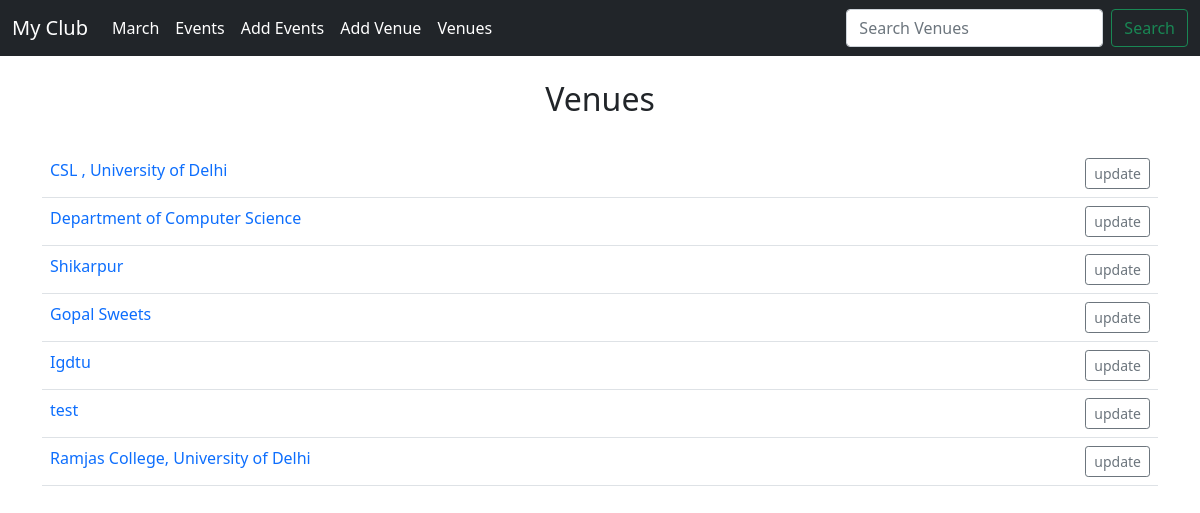
Screenshot of /list_venues with the database file from the repository.
### events/models.py (models this page shows)
class Venue(models.Model):
    name=models.CharField('Venue Name ',max_length=120)
    address=models.CharField('Venue Address ',max_length=120)
    zip_code=models.CharField('Venue zipcode ',max_length=15 ,blank=True)
    phone=models.CharField('Venue Number ',max_length=13,blank=True)
    web=models.CharField('Website Address ', max_length=25 ,blank=True)
    email_address=models.EmailField('Venue Email',blank=True)
    def __str__(self):
        return self.name

### events/views.py (the view)
# urls.py: path('list_venues',views.list_venues,name='venues-list'),
def list_venues(request):
    venue_list= Venue.objects.all()
    return render(request,'events/venue.html',{
        'venues_list':venue_list
    })

### events/templates/events/venue.html
{% extends 'events/base.html' %}
{%block content%}
<center>
    <h2>Venues</h2><br>
    <table class="table table-hover">
        {%for venue in venues_list%}
        <tr>
            <td>
                <a href="{% url 'show-venue'  venue.id %}" style="text-decoration: none;">{{venue}}</a>
            </td>
            <td align="right">
                <a href="{% url 'update-venue'  venue.id %}" style="text-decoration: none;"
                    class="btn btn-outline-secondary btn-sm"> update</a>
            </td>
        </tr>
        {%endfor%}
    </table>
</center>
{%endblock%}

### rows the page displays
Venue: name "CSL , University of Delhi"
Venue: name "Department of Computer Science"
Venue: name "Shikarpur"
Venue: name "Gopal Sweets"
Venue: name "Igdtu"
Venue: name "test"
Venue: name "Ramjas College, University of Delhi"
